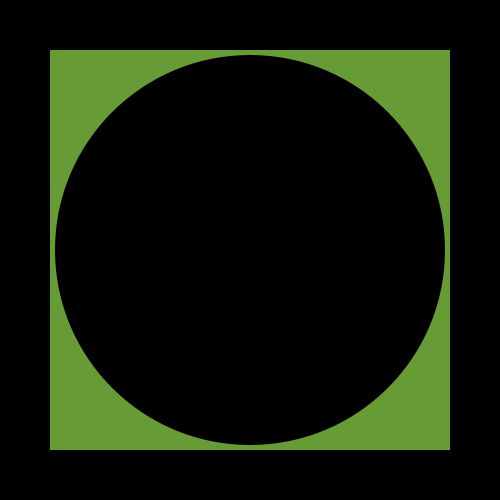
Frame 1 (no input)
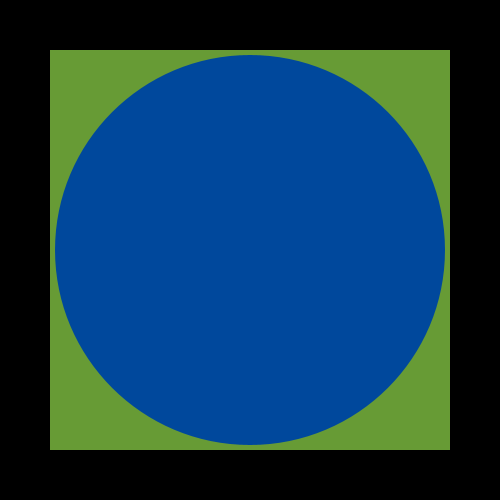
Frame 60 (the mouse pressed at the canvas centre just before this capture)
Frame 120 (the mouse held since frame 60 and released just before this capture): identical to frame 60, image omitted

The Processing sketch that drew these frames (run headless with seeded random() and noise(); from frame 60 on, the mouse is pressed at the canvas centre):

// Processing sketch: s07e01IsidoraV
// ── s07e01IsidoraV.pde
//UDD- Expresión Digital II
//s07e01IsidoraV 
//Crear dos elementos, un rectangulo y una ellipse, sobre fondo negro y al presionar espacio el color de la ellipse cambia

//boolean
boolean cc;

//colores
color v, a, n, b;

//variables de fill
color fe;

void setup() {
  size(500, 500);
  
  //colores
  v = color(103, 155, 53); //verde
  a = color(0, 72, 156); //azul
  n = color(0); //negro
  b = color(250); //blanco
  
  //boolean
  cc = true;
}

void draw() {
  background(n);
  
  //rectangulo verde con 50px de margen al fondo
  noStroke();
  fill(v);
  rect(50, 50, 400, 400);
  
  //ellipse con 10px de margen al rectangulo verde
  noStroke();
  fill(fe);
  ellipse(250, 250, 390, 390);
  
  //si cc es verdadero, la ellipse es azul
  if (cc == true) {
    fe = a;
  }
  
  //si cc es falso, la ellipse es verde
  if (cc == false) {
    fe = b;
  }
}

void keyPressed() {
 //Si presionas espacio, el color de la ellipse cambia
  if(key == ' ') {
  cc = !cc;
  }
}
